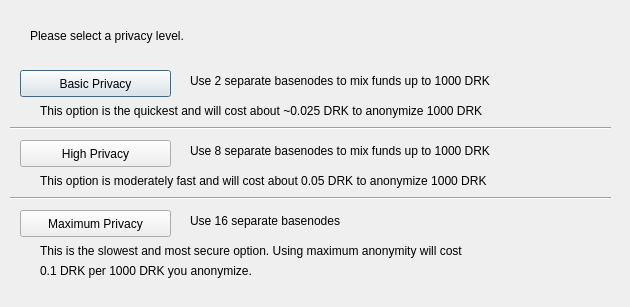
<?xml version="1.0" encoding="UTF-8"?>
<ui version="4.0">
 <class>DarksendConfig</class>
 <widget class="QDialog" name="DarksendConfig">
  <property name="geometry">
   <rect>
    <x>0</x>
    <y>0</y>
    <width>630</width>
    <height>307</height>
   </rect>
  </property>
  <property name="windowTitle">
   <string>Configure Darksend</string>
  </property>
  <widget class="QPushButton" name="buttonBasic">
   <property name="geometry">
    <rect>
     <x>20</x>
     <y>70</y>
     <width>151</width>
     <height>27</height>
    </rect>
   </property>
   <property name="text">
    <string>Basic Privacy</string>
   </property>
  </widget>
  <widget class="QPushButton" name="buttonHigh">
   <property name="geometry">
    <rect>
     <x>20</x>
     <y>140</y>
     <width>151</width>
     <height>27</height>
    </rect>
   </property>
   <property name="text">
    <string>High Privacy</string>
   </property>
  </widget>
  <widget class="QPushButton" name="buttonMax">
   <property name="geometry">
    <rect>
     <x>20</x>
     <y>210</y>
     <width>151</width>
     <height>27</height>
    </rect>
   </property>
   <property name="text">
    <string>Maximum Privacy</string>
   </property>
  </widget>
  <widget class="QLabel" name="label">
   <property name="geometry">
    <rect>
     <x>30</x>
     <y>20</y>
     <width>571</width>
     <height>31</height>
    </rect>
   </property>
   <property name="text">
    <string>Please select a privacy level.</string>
   </property>
  </widget>
  <widget class="QLabel" name="label_2">
   <property name="geometry">
    <rect>
     <x>190</x>
     <y>70</y>
     <width>421</width>
     <height>21</height>
    </rect>
   </property>
   <property name="text">
    <string>Use 2 separate basenodes to mix funds up to 1000 DRK</string>
   </property>
  </widget>
  <widget class="QLabel" name="label_3">
   <property name="geometry">
    <rect>
     <x>190</x>
     <y>140</y>
     <width>411</width>
     <height>21</height>
    </rect>
   </property>
   <property name="text">
    <string>Use 8 separate basenodes to mix funds up to 1000 DRK</string>
   </property>
  </widget>
  <widget class="QLabel" name="label_4">
   <property name="geometry">
    <rect>
     <x>190</x>
     <y>210</y>
     <width>421</width>
     <height>21</height>
    </rect>
   </property>
   <property name="text">
    <string>Use 16 separate basenodes</string>
   </property>
  </widget>
  <widget class="QLabel" name="label_6">
   <property name="geometry">
    <rect>
     <x>40</x>
     <y>100</y>
     <width>561</width>
     <height>21</height>
    </rect>
   </property>
   <property name="text">
    <string>This option is the quickest and will cost about ~0.025 DRK to anonymize 1000 DRK</string>
   </property>
  </widget>
  <widget class="QLabel" name="label_7">
   <property name="geometry">
    <rect>
     <x>40</x>
     <y>170</y>
     <width>561</width>
     <height>21</height>
    </rect>
   </property>
   <property name="text">
    <string>This option is moderately fast and will cost about 0.05 DRK to anonymize 1000 DRK</string>
   </property>
  </widget>
  <widget class="QLabel" name="label_8">
   <property name="geometry">
    <rect>
     <x>40</x>
     <y>240</y>
     <width>561</width>
     <height>21</height>
    </rect>
   </property>
   <property name="text">
    <string>This is the slowest and most secure option. Using maximum anonymity will cost</string>
   </property>
  </widget>
  <widget class="QLabel" name="label_9">
   <property name="geometry">
    <rect>
     <x>40</x>
     <y>260</y>
     <width>561</width>
     <height>21</height>
    </rect>
   </property>
   <property name="text">
    <string>0.1 DRK per 1000 DRK you anonymize.</string>
   </property>
  </widget>
  <widget class="Line" name="line">
   <property name="geometry">
    <rect>
     <x>10</x>
     <y>120</y>
     <width>601</width>
     <height>16</height>
    </rect>
   </property>
   <property name="orientation">
    <enum>Qt::Horizontal</enum>
   </property>
  </widget>
  <widget class="Line" name="line_2">
   <property name="geometry">
    <rect>
     <x>10</x>
     <y>190</y>
     <width>601</width>
     <height>16</height>
    </rect>
   </property>
   <property name="orientation">
    <enum>Qt::Horizontal</enum>
   </property>
  </widget>
 </widget>
 <resources/>
 <connections/>
</ui>
